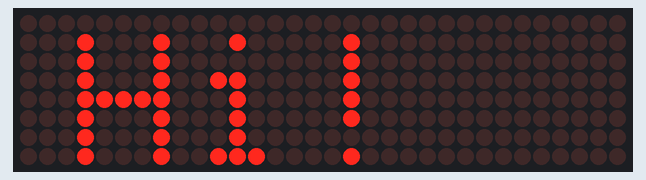
Recording of a sketch running on a simulated ESP32. Parts: 32×8 LED matrix. WiFi joins after 1.5 s; servers stay silent unless stated; the local clock reads 2024-03-15 10:24:30 at power-on unless the sketch sets it; what the sketch prints to the serial monitor is not drawn.

Above: at 0.1 s.
At 1.6 s:
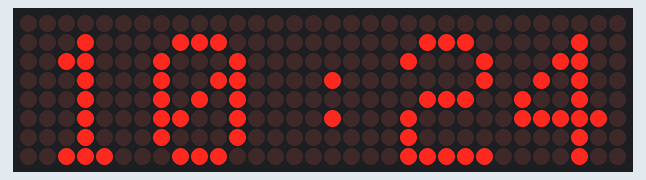
At 31.6 s:
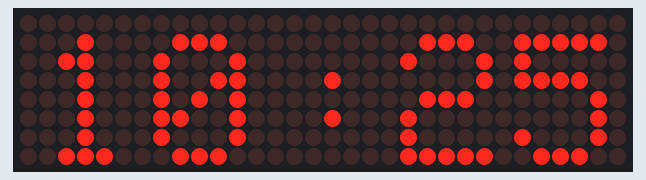
At 91.6 s:
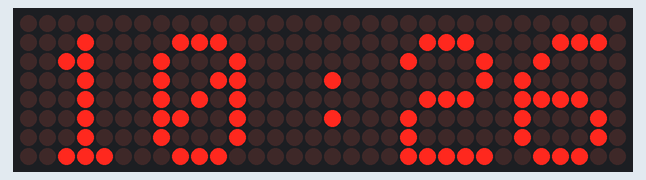

The sketch:

wifiClock.ino
```cpp
/*************************连接方法*************************
  LED Matrix Pin -> ESP8266 Pin
  Vcc            -> 3v  (3V on NodeMCU 3V3 on WEMOS)
  Gnd            -> Gnd (G on NodeMCU)
  DIN            -> D7  (Same Pin for WEMOS)
  CS             -> D4  (Same Pin for WEMOS)
  CLK            -> D5  (Same Pin for WEMOS)
*********************************************************/

#include <Adafruit_GFX.h>
#include <Max72xxPanel.h>
#include <time.h>
#ifdef ESP32
#include <WiFi.h>
#else
#include <ESP8266WiFi.h>
#endif

int pinCS = 5;                      // Attach CS to this pin, DIN to MOSI and CLK to SCK (cf http://arduino.cc/en/Reference/SPI )
int numberOfHorizontalDisplays = 4; // 水平方向有 4 块屏幕
int numberOfVerticalDisplays = 1;   // 垂直方向有 1 块屏幕
#define _DISPLAY_ROTATE 1           // 旋转方向，1：0°，2：90°，3：180°，4：270°

const byte buffer_size = 45;
char time_value[buffer_size];
Max72xxPanel matrix = Max72xxPanel(pinCS, numberOfHorizontalDisplays, numberOfVerticalDisplays);

const char *ssid = "TP-LINK_FC6D";      //输入你的 WiFi 名称
const char *password = "professor123!"; //输入你的 WiFi 密码

void setup()
{

    matrix.setIntensity(1); // 屏幕亮度
    for (int i = 0; i < numberOfHorizontalDisplays; i++)
        matrix.setRotation(i, _DISPLAY_ROTATE);

    matrix.fillScreen(LOW);

    matrix.drawChar(3, 1, 'H', HIGH, LOW, 1);  // H
    matrix.drawChar(9, 1, 'i', HIGH, LOW, 1);  // HH
    matrix.drawChar(15, 1, '!', HIGH, LOW, 1); // HH:

    matrix.write(); // Send bitmap to display

    WiFi.mode(WIFI_STA);
    WiFi.begin(ssid, password);

    Serial.begin(115200);
    Serial.println();
    Serial.printf("Flash: %d\n", ESP.getFlashChipSize());
    Serial.print("Connecting");

    while (WiFi.status() != WL_CONNECTED)
    {
        delay(100);
        Serial.print(".");
    }

    Serial.println();
    Serial.print("Connected to wifi. My address:");
    IPAddress myAddress = WiFi.localIP();
    Serial.println(myAddress);

    configTime(0 * 3600, 0, "pool.ntp.org", "time.nist.gov");
    setenv("TZ", "CST-8", 1);

    time_t now;
    time(&now);
    while (now < 120)
    {
        delay(100);
        time(&now);
        Serial.println(now);
    }
    WiFi.disconnect();
    WiFi.mode(WIFI_OFF);
}

void loop()
{
    time_t now;
    char time_output[buffer_size];
    String time_str;

    time(&now);
    strftime(time_output, buffer_size, "( %a  %y-%m-%d ) ( %p %T )", localtime(&now));
    time_str = String(time_output);
    time_str.trim();
    time_str.substring(23, 28).toCharArray(time_value, 10);

    Serial.println(time_value);

    matrix.fillScreen(LOW);
    //( Sun  21-07-19 ) ( PM 12:52:12 )
    matrix.drawChar(1, 1, time_value[0], HIGH, LOW, 1);  // H
    matrix.drawChar(7, 1, time_value[1], HIGH, LOW, 1);  // HH
    matrix.drawChar(14, 1, time_value[2], HIGH, LOW, 1); // HH:
    matrix.drawChar(20, 1, time_value[3], HIGH, LOW, 1); // HH:M
    matrix.drawChar(26, 1, time_value[4], HIGH, LOW, 1); // HH:MM
    matrix.write();                                      // Send bitmap to display

    delay(5000);
}
```

Measured:
- what the display in image 1 shows lasts 30.0 s, from 1.5 s to 31.5 s
- what the display in image 2 shows lasts 60.0 s, from 31.5 s to 91.5 s
